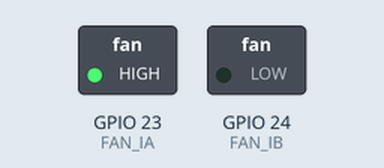
This program was run on a simulated Raspberry Pi (BCM pin numbers). On the bench: switched loads named in the program (green lamp = pin HIGH).

Above: at 1.0 s.
At 5.0 s:
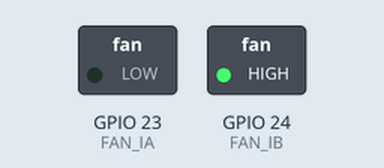
At 7.0 s:
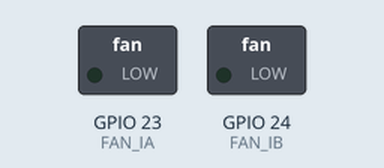
Timing chart, 0 to 10.4 s (numbered marks = the images above):
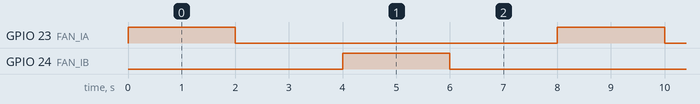

The program:

verPy.py
```python
import RPi.GPIO as GPIO
import time

FAN_IA = 23 # BCM. 23, Physical. 16
FAN_IB = 24 # BCM. 24, Physical. 18

GPIO.setmode(GPIO.BCM)
GPIO.setup(FAN_IA, GPIO.OUT)
GPIO.setup(FAN_IB, GPIO.OUT)

# rotate left 2sec
def Left_2sec():
    GPIO.output(FAN_IA,True)
    GPIO.output(FAN_IB,False)
    time.sleep(2)
# rotate right 2sec
def Right_2sec():
    GPIO.output(FAN_IA,False)
    GPIO.output(FAN_IB,True)
    time.sleep(2)
# rotate left 2sec
def Wait_2sec():
    GPIO.output(FAN_IA,False)
    GPIO.output(FAN_IB,False)
    time.sleep(2)

if __name__== "__main__" :
    try :
        while True :
            Left_2sec()
            Wait_2sec()
            Right_2sec()
            Wait_2sec()

    except :
        GPIO.cleanup()
        print("end")
```

Measured:
- by itself, GPIO 23 (FAN_IA), GPIO 24 (FAN_IB): alternates HIGH for 2.0 s and LOW for 6.0 s
- by itself, everything shown: repeats every 8.0 s, in 4 steps
